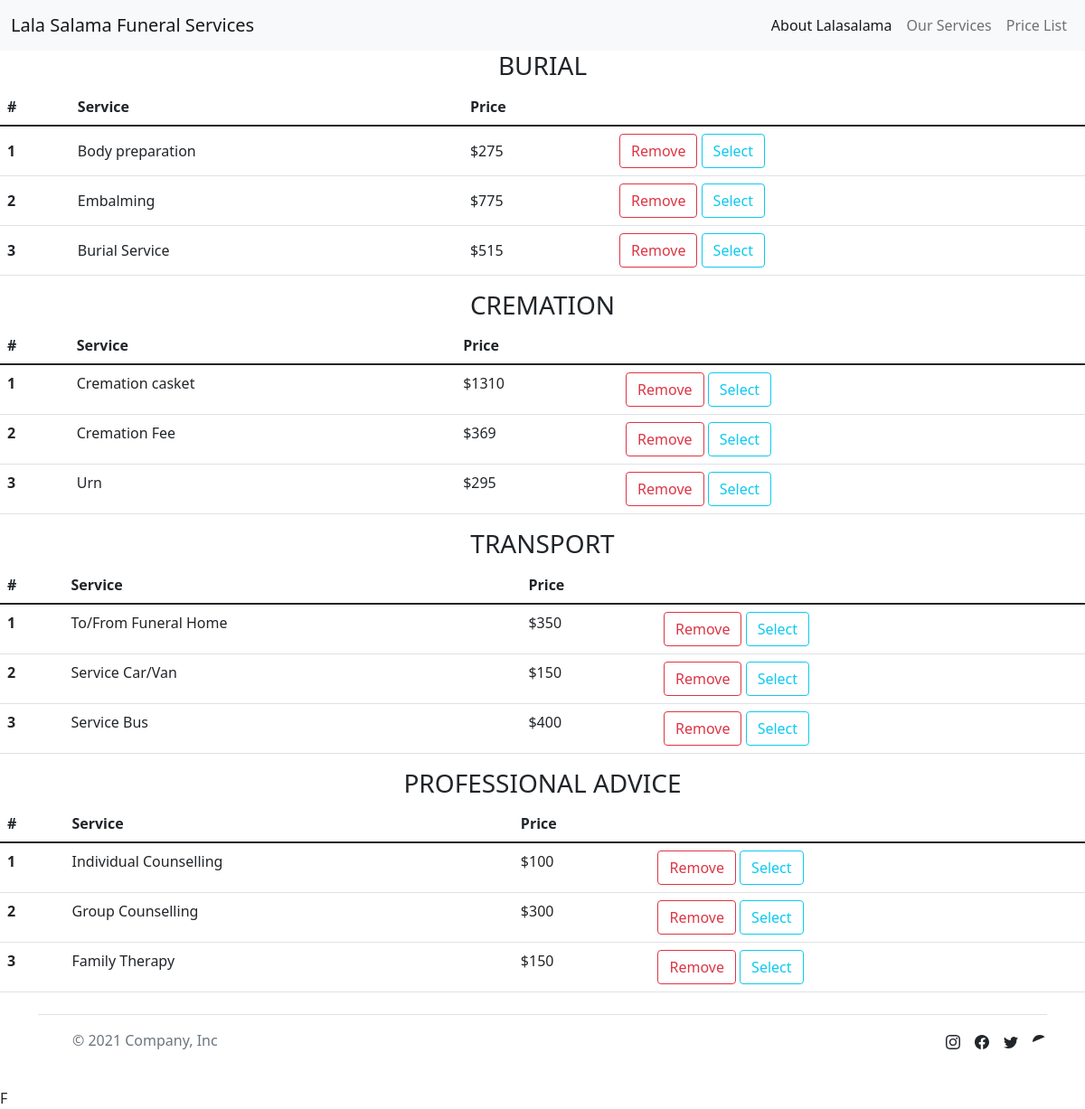
Screenshot of /prices with the database file from the repository.
### main.py (models this page shows, shortened)
class Burial(db.Model):
    id = db.Column(db.Integer(), primary_key=True)
    name = db.Column(db.String(length=150), nullable=False, unique=True)
    price = db.Column(db.Integer(), nullable=False)

class Cremation(db.Model):
    id=db.Column(db.Integer(), primary_key=True)
    name=db.Column(db.String(length=150), nullable=False, unique=True)
    price=db.Column(db.Integer(), nullable=False)

class Transport(db.Model):
    id=db.Column(db.Integer(), primary_key=True)
    name=db.Column(db.String(length=150), nullable=False, unique=True)
    price=db.Column(db.Integer(), nullable=False)

class Advice(db.Model):
    id=db.Column(db.Integer(), primary_key=True)
    name=db.Column(db.String(length=150), nullable=False, unique=True)
    price=db.Column(db.Integer(), nullable=False)

### main.py (the view)
@app.route('/prices')
def prices_page():
    burial=Burial.query.all()
    cremation=Cremation.query.all()
    transport=Transport.query.all()
    advice=Advice.query.all()
    return render_template('prices.html', burial=burial, cremation=cremation, transport=transport, advice=advice)

### templates/prices.html
{% extends 'origin.html' %} {% block title %} price_list_page {% endblock %} {%
block content %}
<h3><center>BURIAL</center></h3>
<table class="table align-middle">
  <thead>
    <tr>
      <th scope="col">#</th>
      <th scope="col">Service</th>
      <th scope="col">Price</th>
    </tr>
  </thead>
  <tbody>
    {%for item in burial%}
    <tr>
      <th scope="row">{{item.id}}</th>
      <td>{{item.name}}</td>
      <td>${{item.price}}</td>
      <td>
        <button type="button" class="btn btn-outline-danger">Remove</button>
        <button type="button" class="btn btn-outline-info">Select</button>
      </td>
    </tr>
    {%endfor%}
  </tbody>
</table>
<h3><center>CREMATION</center></h3>
<table class="table">
  <thead>
    <tr>
      <th scope="col">#</th>
      <th scope="col">Service</th>
      <th scope="col">Price</th>
    </tr>
  </thead>
  <tbody>
    {%for item in cremation%}
    <tr>
      <th scope="row">{{item.id}}</th>
      <td>{{item.name}}</td>
      <td>${{item.price}}</td>
      <td>
        <button type="button" class="btn btn-outline-danger">Remove</button>
        <button type="button" class="btn btn-outline-info">Select</button>
      </td>
    </tr>
    {%endfor%}
  </tbody>
</table>
<h3><center>TRANSPORT</center></h3>
<table class="table">
  <thead>
    <tr>
      <th scope="col">#</th>
      <th scope="col">Service</th>
      <th scope="col">Price</th>
    </tr>
  </thead>
  <tbody>
    {%for item in transport%}
    <tr>
      <th scope="row">{{item.id}}</th>
      <td>{{item.name}}</td>
      <td>${{item.price}}</td>
      <td>
        <button type="button" class="btn btn-outline-danger">Remove</button>
        <button type="button" class="btn btn-outline-info">Select</button>
      </td>
    </tr>
    {%endfor%}
  </tbody>
</table>
<h3><center>PROFESSIONAL ADVICE</center></h3>
<table class="table">
  <thead>
    <tr>
      <th scope="col">#</th>
      <th scope="col">Service</th>
      <th scope="col">Price</th>
    </tr>
  </thead>
  <tbody>
    {%for item in advice%}
    <tr>
      <th scope="row">{{item.id}}</th>
      <td>{{item.name}}</td>
      <td>${{item.price}}</td>
      <td>
        <button type="button" class="btn btn-outline-danger">Remove</button>
        <button type="button" class="btn btn-outline-info">Select</button>
      </td>
    </tr>
    {%endfor%}
  </tbody>
</table>
{% endblock %}

### templates/origin.html (shortened to what this page needs)
<!DOCTYPE html>
<html lang="en">
  <head>
    <link
      href="https://cdn.jsdelivr.net/npm/bootstrap@5.1.3/dist/css/bootstrap.min.css"
      rel="stylesheet"
    />
  </head>
  <body>
    <nav class="navbar navbar-expand-lg navbar-light bg-light">
      <div class="container-fluid">
        <a class="navbar-brand" href="#">Lala Salama Funeral Services</a>
        <div class="d-flex justify-content-evenly">
          <div class="collapse navbar-collapse" id="navbarNavDropdown">
            <ul class="navbar-nav">
              <li class="nav-item">
                <a
                  class="nav-link active"
                  aria-current="page"
                  href="{{ url_for('about_page') }}"
                  >About Lalasalama</a
                >
              </li>
              <li class="nav-item">
                <a class="nav-link" href="{{ url_for('services_page') }}"
                  >Our Services
                </a>
              </li>
              <li class="nav-item">
                <a class="nav-link" href="{{ url_for('prices_page') }}"
                  >Price List
                </a>
              </li>
            </ul>
          </div>
        </div>
      </div>
    </nav>
    {% block content %} {% endblock %}
    <div class="container">
      <footer
        class="d-flex flex-wrap justify-content-between align-items-center py-3 my-4 border-top"
      >
        <div class="col-md-4 d-flex align-items-center">
          <a
            href="/"
            class="mb-3 me-2 mb-md-0 text-muted text-decoration-none lh-1"
          >
            <svg class="bi" width="30" height="24">
              <use xlink:href="#bootstrap"></use>
            </svg>
          </a>
          <span class="text-muted">© 2021 Company, Inc</span>
        </div>
        <ul class="nav col-md-4 justify-content-end list-unstyled d-flex">
          <li class="ms-3">
          </li>
          <li class="ms-3">
          </li>
          <li class="ms-3">
          </li>
          <li class="ms-3">
          </li>
        </ul>
      </footer>
    </div>
  </body>
</html>

### rows the page displays
Burial: id "1", name "Body preparation", price "275"
Burial: id "2", name "Embalming", price "775"
Burial: id "3", name "Burial Service", price "515"
Cremation: id "1", name "Cremation casket", price "1310"
Cremation: id "2", name "Cremation Fee", price "369"
Cremation: id "3", name "Urn", price "295"
Transport: id "1", name "To/From Funeral Home", price "350"
Transport: id "2", name "Service Car/Van", price "150"
Transport: id "3", name "Service Bus", price "400"
Advice: id "1", name "Individual Counselling", price "100"
Advice: id "2", name "Group Counselling", price "300"
Advice: id "3", name "Family Therapy", price "150"
